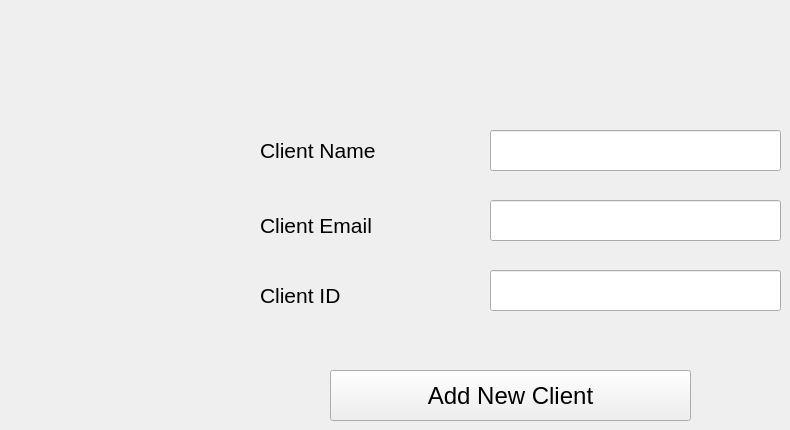
      <widget class="QWidget" name="widget_2">
       <attribute name="title">
        <string>Add New Client</string>
       </attribute>
       <widget class="QLineEdit" name="lineEdit_6">
        <property name="geometry">
         <rect>
          <x>490</x>
          <y>130</y>
          <width>291</width>
          <height>41</height>
         </rect>
        </property>
       </widget>
       <widget class="QPushButton" name="pushButton_14">
        <property name="geometry">
         <rect>
          <x>330</x>
          <y>370</y>
          <width>361</width>
          <height>51</height>
         </rect>
        </property>
        <property name="font">
         <font>
          <pointsize>18</pointsize>
         </font>
        </property>
        <property name="text">
         <string>Add New Client</string>
        </property>
       </widget>
       <widget class="QLabel" name="label_10">
        <property name="geometry">
         <rect>
          <x>260</x>
          <y>130</y>
          <width>161</width>
          <height>41</height>
         </rect>
        </property>
        <property name="font">
         <font>
          <family>Segoe UI</family>
          <pointsize>16</pointsize>
         </font>
        </property>
        <property name="text">
         <string>Client Name</string>
        </property>
       </widget>
       <widget class="QLineEdit" name="lineEdit_7">
        <property name="geometry">
         <rect>
          <x>490</x>
          <y>200</y>
          <width>291</width>
          <height>41</height>
         </rect>
        </property>
       </widget>
       <widget class="QLabel" name="label_11">
        <property name="geometry">
         <rect>
          <x>260</x>
          <y>210</y>
          <width>121</width>
          <height>31</height>
         </rect>
        </property>
        <property name="font">
         <font>
          <family>Segoe UI</family>
          <pointsize>16</pointsize>
         </font>
        </property>
        <property name="text">
         <string>Client Email</string>
        </property>
       </widget>
       <widget class="QLineEdit" name="lineEdit_20">
        <property name="geometry">
         <rect>
          <x>490</x>
          <y>270</y>
          <width>291</width>
          <height>41</height>
         </rect>
        </property>
       </widget>
       <widget class="QLabel" name="label_12">
        <property name="geometry">
         <rect>
          <x>260</x>
          <y>280</y>
          <width>131</width>
          <height>31</height>
         </rect>
        </property>
        <property name="font">
         <font>
          <family>Segoe UI</family>
          <pointsize>16</pointsize>
         </font>
        </property>
        <property name="text">
         <string>Client ID</string>
        </property>
       </widget>
      </widget>
